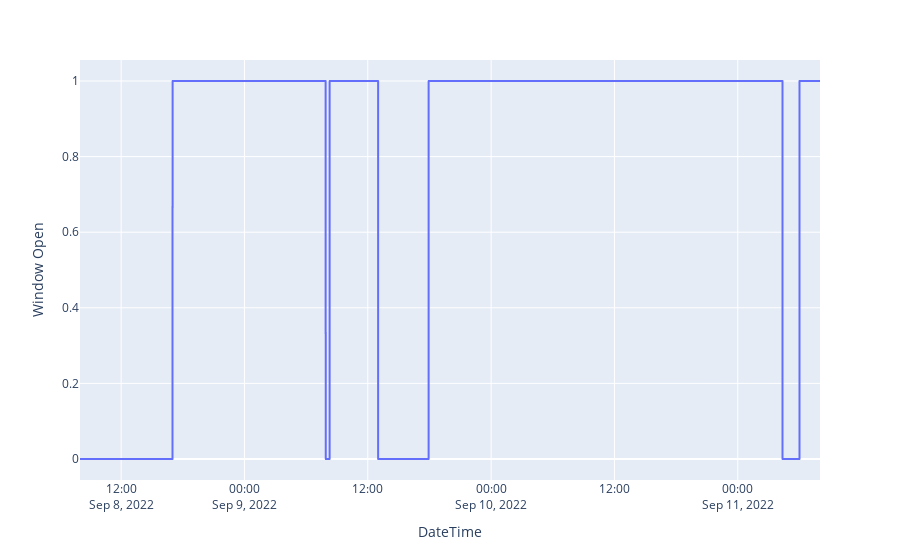

The cell this chart's notebook holds for it:
### Code cell
fig = px.line(all_data_list[4], x="DateTime", y="Window Open" )
fig.show()

### Figure 1 — Plotly figure (JSON) as saved in the notebook; plotly's stock layout.template omitted (floating-point values rounded to 4 significant figures; data arrays with more than 128 entries replaced by an {"elided": "..."} marker saying what was removed)
{"data": [{"hovertemplate": "DateTime=%{x}<br>Window Open=%{y}<extra></extra>", "legendgroup": "", "line": {"color": "#636efa", "dash": "solid"}, "marker": {"symbol": "circle"}, "mode": "lines", "name": "", "showlegend": false, "type": "scattergl", "x": {"elided": "8641 str values"}, "xaxis": "x", "y": {"elided": "8641 int values"}, "yaxis": "y"}], "layout": {"legend": {"tracegroupgap": 0}, "margin": {"t": 60}, "xaxis": {"anchor": "y", "domain": [0, 1], "title": {"text": "DateTime"}}, "yaxis": {"anchor": "x", "domain": [0, 1], "title": {"text": "Window Open"}}}}
